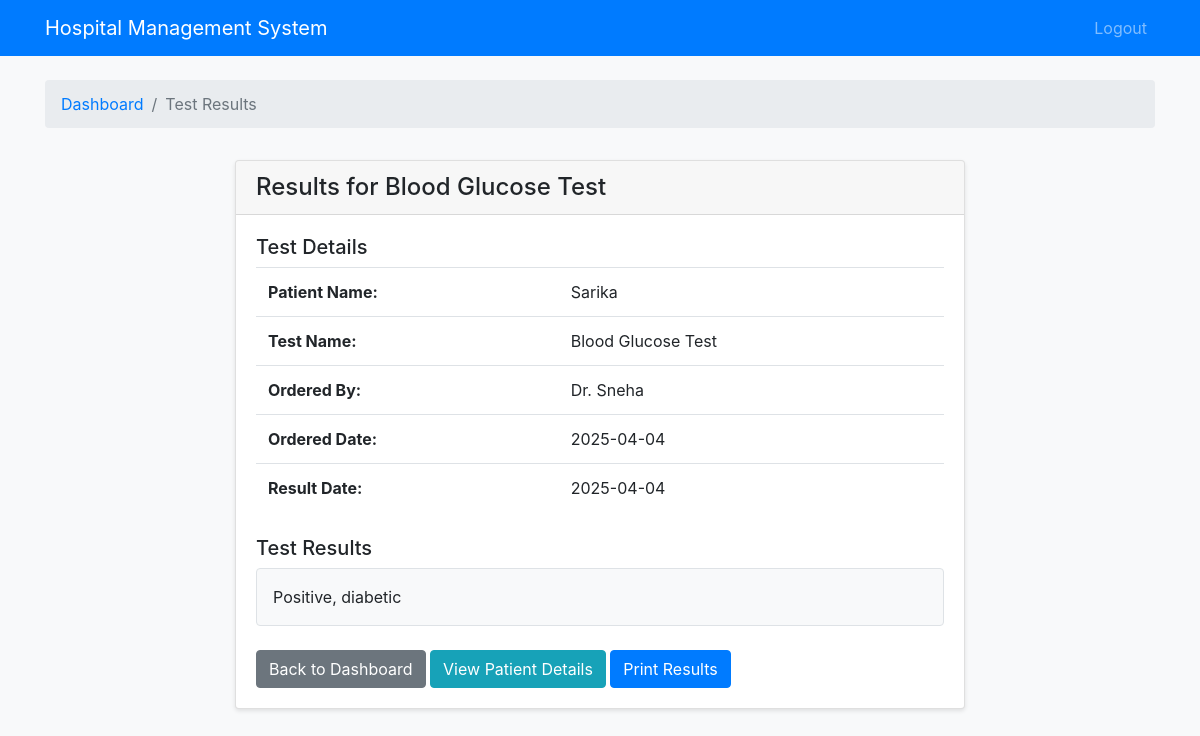
Page /diagnostic/test/1/view_result (signed in) on the committed database.
### models.py (models this page shows)
class DiagnosticTest(db.Model):
    id = db.Column(db.Integer, primary_key=True)
    patient_id = db.Column(db.Integer, db.ForeignKey('patient.id'), nullable=False)
    doctor_id = db.Column(db.Integer, db.ForeignKey('user.id'), nullable=False)
    test_name = db.Column(db.String(100), nullable=False)
    test_description = db.Column(db.Text, nullable=True)
    test_date = db.Column(db.DateTime, default=datetime.now)
    status = db.Column(db.String(20), default='pending')  # pending, completed
    result = db.Column(db.Text, nullable=True)
    result_date = db.Column(db.DateTime, nullable=True)
    patient = db.relationship('Patient', backref=db.backref('diagnostic_tests', lazy=True))
    doctor = db.relationship('User', backref=db.backref('ordered_tests', lazy=True))

class Patient(db.Model):
    id = db.Column(db.Integer, primary_key=True)
    avatar = db.Column(db.String(200), nullable=True)  # Store the path to the avatar image
    name = db.Column(db.String(100), nullable=False)
    age = db.Column(db.Integer, nullable=False)
    gender = db.Column(db.String(10), nullable=False)
    contact = db.Column(db.String(15), nullable=False)
    address = db.Column(db.String(200), nullable=False)
    admission_date = db.Column(db.DateTime, default=datetime.utcnow)
    diagnosis = db.Column(db.String(200))
    doctor_id = db.Column(db.Integer, db.ForeignKey('user.id'))

class User(db.Model, UserMixin):
    id = db.Column(db.Integer, primary_key=True)
    username = db.Column(db.String(80), unique=True, nullable=False)
    password = db.Column(db.String(120), nullable=False)
    role = db.Column(db.String(20), nullable=False)  # admin, doctor, pharmacy, diagnostic

### app.py (the view)
@app.route('/diagnostic/test/<int:test_id>/view_result')
@login_required
def view_test_result(test_id):
    test = DiagnosticTest.query.get_or_404(test_id)
    if test.status != 'completed':
        flash('This test does not have results yet')
        return redirect(url_for('diagnostic_dashboard'))
    return render_template('diagnostic/view_result.html', test=test)

### app.py (called while the page is built)
@login_manager.user_loader
def load_user(user_id):
    return User.query.get(int(user_id))

@app.template_filter('nl2br')
def nl2br(value):
    return value.replace('\n', '<br>')

### templates/diagnostic/view_result.html (shortened to what this page needs)
{% extends 'base.html' %}
{% block content %}
<div class="row mb-3">
    <div class="col-12">
        <nav aria-label="breadcrumb">
            <ol class="breadcrumb">
                <li class="breadcrumb-item"><a href="{{ url_for('diagnostic_dashboard') }}">Dashboard</a></li>
                <li class="breadcrumb-item active" aria-current="page">Test Results</li>
            </ol>
        </nav>
    </div>
</div>
<div class="row justify-content-center">
    <div class="col-md-8">
        <div class="card">
            <div class="card-header">
                <h4 class="mb-0">Results for {{ test.test_name }}</h4>
            </div>
            <div class="card-body">
                <h5>Test Details</h5>
                <table class="table">
                    <tr>
                        <th>Patient Name:</th>
                        <td>{{ test.patient.name }}</td>
                    </tr>
                    <tr>
                        <th>Test Name:</th>
                        <td>{{ test.test_name }}</td>
                    </tr>
                    <tr>
                        <th>Ordered By:</th>
                        <td>Dr. {{ test.doctor.username }}</td>
                    </tr>
                    <tr>
                        <th>Ordered Date:</th>
                        <td>{{ test.test_date.strftime('%Y-%m-%d') }}</td>
                    </tr>
                    <tr>
                        <th>Result Date:</th>
                        <td>{{ test.result_date.strftime('%Y-%m-%d') }}</td>
                    </tr>
                </table>
                <div class="mt-4">
                    <h5>Test Results</h5>
                    <div class="p-3 border rounded bg-light">
                        {{ test.result|nl2br }}
                    </div>
                </div>
                <div class="mt-4">
                    <a href="{{ url_for('diagnostic_dashboard') }}" class="btn btn-secondary">Back to Dashboard</a>
                    <a href="{{ url_for('patient_details', patient_id=test.patient_id) }}" class="btn btn-info">View Patient Details</a>
                    <button class="btn btn-primary" onclick="window.print()">Print Results</button>
                </div>
            </div>
        </div>
    </div>
</div>
{% endblock %}

### static/css/style.css (style rules this page uses)
body { background-color: #f8f9fa; }
.card { box-shadow: 0 2px 4px rgba(0, 0, 0, 0.1); }

### rows in the picture
DiagnosticTest: test_name "Blood Glucose Test", test_date "2025-04-04", result_date "2025-04-04", result "Positive, diabetic"
Patient: patient.name "Sarika"
User: doctor.username "Sneha"
